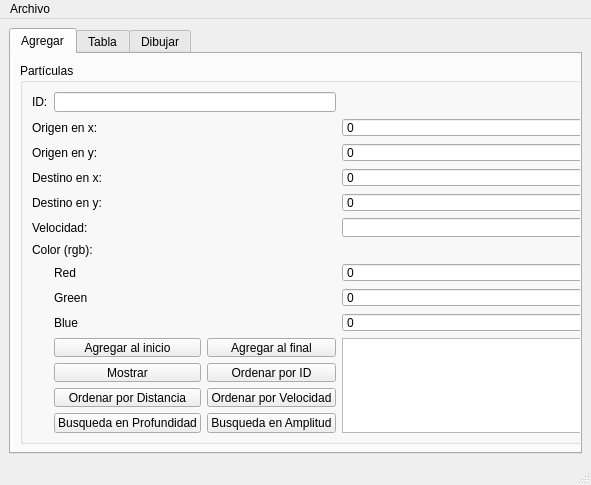
<?xml version="1.0" encoding="UTF-8"?>
<ui version="4.0">
 <class>MainWindow</class>
 <widget class="QMainWindow" name="MainWindow">
  <property name="geometry">
   <rect>
    <x>0</x>
    <y>0</y>
    <width>591</width>
    <height>485</height>
   </rect>
  </property>
  <property name="windowTitle">
   <string>Capturador de partículas</string>
  </property>
  <widget class="QWidget" name="centralwidget">
   <layout class="QGridLayout" name="gridLayout_3">
    <item row="0" column="0">
     <widget class="QTabWidget" name="tabWidget">
      <property name="currentIndex">
       <number>0</number>
      </property>
      <widget class="QWidget" name="tab">
       <attribute name="title">
        <string>Agregar</string>
       </attribute>
       <widget class="QGroupBox" name="groupBox_2">
        <property name="geometry">
         <rect>
          <x>9</x>
          <y>9</y>
          <width>621</width>
          <height>381</height>
         </rect>
        </property>
        <property name="title">
         <string>Partículas</string>
        </property>
        <layout class="QGridLayout" name="gridLayout_2">
         <item row="1" column="3">
          <widget class="QSpinBox" name="spinBox_13">
           <property name="maximum">
            <number>500</number>
           </property>
          </widget>
         </item>
         <item row="10" column="2">
          <widget class="QPushButton" name="pushButton">
           <property name="text">
            <string>Agregar al final</string>
           </property>
          </widget>
         </item>
         <item row="8" column="1">
          <widget class="QLabel" name="label_24">
           <property name="text">
            <string>Green</string>
           </property>
          </widget>
         </item>
         <item row="9" column="3">
          <widget class="QSpinBox" name="spinBox_14">
           <property name="maximum">
            <number>255</number>
           </property>
          </widget>
         </item>
         <item row="4" column="0" colspan="2">
          <widget class="QLabel" name="label_25">
           <property name="text">
            <string>Destino en y:</string>
           </property>
          </widget>
         </item>
         <item row="11" column="2">
          <widget class="QPushButton" name="ordenar_id_mostrar_pushButton">
           <property name="text">
            <string>Ordenar por ID</string>
           </property>
          </widget>
         </item>
         <item row="6" column="0" colspan="2">
          <widget class="QLabel" name="label_26">
           <property name="text">
            <string>Color (rgb):</string>
           </property>
          </widget>
         </item>
         <item row="9" column="1">
          <widget class="QLabel" name="label_28">
           <property name="text">
            <string>Blue</string>
           </property>
          </widget>
         </item>
         <item row="3" column="0" colspan="2">
          <widget class="QLabel" name="label_27">
           <property name="text">
            <string>Destino en x:</string>
           </property>
          </widget>
         </item>
         <item row="7" column="3">
          <widget class="QSpinBox" name="spinBox_9">
           <property name="maximum">
            <number>255</number>
           </property>
          </widget>
         </item>
         <item row="7" column="1">
          <widget class="QLabel" name="label_22">
           <property name="text">
            <string>Red</string>
           </property>
          </widget>
         </item>
         <item row="5" column="0" colspan="2">
          <widget class="QLabel" name="label_30">
           <property name="text">
            <string>Velocidad:</string>
           </property>
          </widget>
         </item>
         <item row="12" column="2">
          <widget class="QPushButton" name="ordenar_velocidad_mostrar_pushButton">
           <property name="text">
            <string>Ordenar por Velocidad</string>
           </property>
          </widget>
         </item>
         <item row="4" column="3">
          <widget class="QSpinBox" name="spinBox_11">
           <property name="maximum">
            <number>500</number>
           </property>
          </widget>
         </item>
         <item row="0" column="0">
          <widget class="QLabel" name="label_23">
           <property name="text">
            <string>ID:</string>
           </property>
          </widget>
         </item>
         <item row="0" column="1" colspan="2">
          <widget class="QLineEdit" name="lineEdit_2"/>
         </item>
         <item row="2" column="0" colspan="2">
          <widget class="QLabel" name="label_29">
           <property name="text">
            <string>Origen en y:</string>
           </property>
          </widget>
         </item>
         <item row="10" column="1">
          <widget class="QPushButton" name="pushButton_3">
           <property name="text">
            <string>Agregar al inicio</string>
           </property>
          </widget>
         </item>
         <item row="12" column="1">
          <widget class="QPushButton" name="ordenar_distancia_mostrar_pushButton">
           <property name="text">
            <string>Ordenar por Distancia</string>
           </property>
          </widget>
         </item>
         <item row="5" column="3">
          <widget class="QLineEdit" name="lineEdit"/>
         </item>
         <item row="1" column="0" colspan="2">
          <widget class="QLabel" name="label_21">
           <property name="text">
            <string>Origen en x:</string>
           </property>
          </widget>
         </item>
         <item row="8" column="3">
          <widget class="QSpinBox" name="spinBox_10">
           <property name="maximum">
            <number>255</number>
           </property>
          </widget>
         </item>
         <item row="2" column="3">
          <widget class="QSpinBox" name="spinBox_16">
           <property name="maximum">
            <number>500</number>
           </property>
          </widget>
         </item>
         <item row="11" column="1">
          <widget class="QPushButton" name="pushButton_4">
           <property name="text">
            <string>Mostrar</string>
           </property>
          </widget>
         </item>
         <item row="3" column="3">
          <widget class="QSpinBox" name="spinBox_15">
           <property name="maximum">
            <number>500</number>
           </property>
          </widget>
         </item>
         <item row="13" column="1">
          <widget class="QPushButton" name="Profundidad_pushButton">
           <property name="text">
            <string>Busqueda en Profundidad</string>
           </property>
          </widget>
         </item>
         <item row="13" column="2">
          <widget class="QPushButton" name="Amplitud_pushButton">
           <property name="text">
            <string>Busqueda en Amplitud</string>
           </property>
          </widget>
         </item>
         <item row="10" column="3" rowspan="4">
          <widget class="QPlainTextEdit" name="plainTextEdit"/>
         </item>
        </layout>
       </widget>
      </widget>
      <widget class="QWidget" name="tab_2">
       <attribute name="title">
        <string>Tabla</string>
       </attribute>
       <layout class="QGridLayout" name="gridLayout">
        <item row="1" column="0" colspan="3">
         <widget class="QLineEdit" name="buscar_lineEdit"/>
        </item>
        <item row="0" column="0" colspan="5">
         <widget class="QTableWidget" name="tabla"/>
        </item>
        <item row="1" column="3">
         <widget class="QPushButton" name="buscar_pushButton">
          <property name="text">
           <string>Buscar</string>
          </property>
         </widget>
        </item>
        <item row="1" column="4">
         <widget class="QPushButton" name="mostrar_tabla_pushButton">
          <property name="text">
           <string>Mostrar </string>
          </property>
         </widget>
        </item>
        <item row="2" column="2">
         <widget class="QPushButton" name="ordenar_distancia_tabla_pushButton">
          <property name="text">
           <string>Ordenar por Distancia</string>
          </property>
         </widget>
        </item>
        <item row="2" column="0">
         <widget class="QPushButton" name="ordenar_id_tabla_pushButton">
          <property name="text">
           <string>Ordenar por ID</string>
          </property>
         </widget>
        </item>
        <item row="2" column="4">
         <widget class="QPushButton" name="ordenar_velocidad_tabla_pushButton">
          <property name="text">
           <string>Ordenar por Velocidad</string>
          </property>
         </widget>
        </item>
       </layout>
      </widget>
      <widget class="QWidget" name="tab_3">
       <attribute name="title">
        <string>Dibujar</string>
       </attribute>
       <layout class="QGridLayout" name="gridLayout_5">
        <item row="0" column="0" colspan="2">
         <widget class="QGraphicsView" name="graphicsView"/>
        </item>
        <item row="1" column="0">
         <widget class="QPushButton" name="dibujar">
          <property name="text">
           <string>Dibujar</string>
          </property>
         </widget>
        </item>
        <item row="1" column="1">
         <widget class="QPushButton" name="limpiar">
          <property name="text">
           <string>Limpiar</string>
          </property>
         </widget>
        </item>
       </layout>
      </widget>
     </widget>
    </item>
   </layout>
  </widget>
  <widget class="QStatusBar" name="statusbar"/>
  <widget class="QMenuBar" name="menuBar">
   <property name="geometry">
    <rect>
     <x>0</x>
     <y>0</y>
     <width>591</width>
     <height>22</height>
    </rect>
   </property>
   <widget class="QMenu" name="menuArchivo">
    <property name="title">
     <string>Archivo</string>
    </property>
    <addaction name="actionAbrir"/>
    <addaction name="actionGuardar"/>
    <addaction name="actionDiccionario"/>
   </widget>
   <addaction name="menuArchivo"/>
  </widget>
  <action name="actionAbrir">
   <property name="text">
    <string>Abrir</string>
   </property>
   <property name="shortcut">
    <string>Ctrl+O</string>
   </property>
  </action>
  <action name="actionGuardar">
   <property name="text">
    <string>Guardar</string>
   </property>
   <property name="shortcut">
    <string>Ctrl+S</string>
   </property>
  </action>
  <action name="actionDiccionario">
   <property name="text">
    <string>Diccionario</string>
   </property>
   <property name="shortcut">
    <string>Ctrl+G</string>
   </property>
  </action>
 </widget>
 <resources/>
 <connections/>
</ui>
